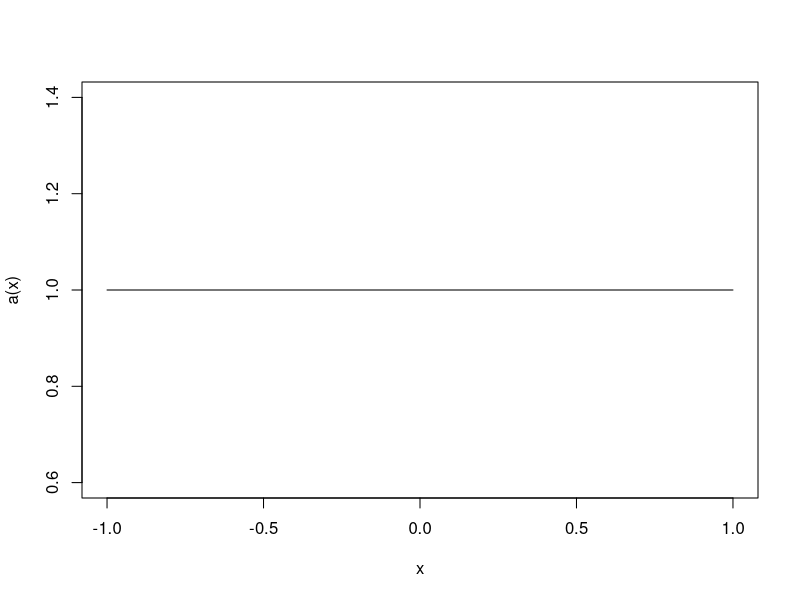

R code for this plot: (Note: this script raises an error after producing the figure.)
getwd()
setwd("//ihtech.com/fs01/home/alp2/KBiskobing/Desktop/School/MSA8190")

# 1
f<-function(x){
  y<-x
  pts<-length(x)
  for(i in 1:pts){
    ifelse(x[i]<(-2), y[i]<-0,
           ifelse(x[i]<2, y[i]<-0.25,
                  ifelse(x[i]>=2, y[i]<-1
                  )))
  }
  return(y)
}

integrate(f, lower=-2, upper=1.8)
integrate(f, lower=-1.4, upper=2)
integrate(f, lower=-2, upper=2)
integrate(f, lower=-1, upper=1)


# 2
D(expression(1-exp(-2*x)), 'x')

0
D(expression(0.2*x),'x')
D(expression(0.04*x+0.64),'x')
1

# 3 
a<-function(x){
  y<-x
  pts<-length(x)
  for(i in 1:pts){
    y[i]<-integrate(function(x) (1.5*x^2), lower=-1, upper=1)$val
  }
  return(y)
}
curve(a, from=-1, to=1, n=1001)
integrate(function(x) x*(1.5*x^2), lower=-1, upper=1)
integrate(function(x) x^2*(1.5*x^2), lower=-1, upper=1)

# 4
(1.5+2.2)/2
((2.2-1.5)^2)/12
(2-1.5)/(2.2-1.5)

0  
(x-1.5)/(0.7)
1

#5
qnorm(0.9)
qnorm(0.5)
qnorm(0.1, lower.tail=FALSE)
qnorm(0.9, lower.tail=FALSE)

qnorm(0.8+pnorm(-1.1))
pnorm(1.519376)-pnorm(-1.1) #validate answer

#6
qnorm(0.05)
qnorm(0.95)

qnorm(0.005)
qnorm(0.995)

qnorm(0.151)
qnorm(0.849)

qnorm(0.00135)
qnorm(0.99865)

#7
pnorm(12,12.4, 0.1)
pnorm(12.1,12.4, 0.1)+pnorm(12.6,12.1, 0.1, lower.tail=FALSE)
-2.575*0.1+12.4
2.575*0.1+12.4
#(12.1425, 12.6575)

#8
1-0.999
0.001*5000 #since =5 can't use normal approximation
pbinom(10, 5000, 0.001, lower.tail=FALSE)

#9
0.4*1000
ppois(350, 400, lower.tail=FALSE)
350-400/sqrt(400)
pnorm(330)

#10
pexp(10000, 0.0003, lower.tail=FALSE)
pexp(7000, 0.0003)

#11 ###?????
dexp(0, 2*(1/15))
pexp(1, (2/3)*(1/15), lower.tail=FALSE) 
pexp(1, (2/3)*(1/15))-pexp(1, (1/3)*(1/15))
qexp(0.05, 1/15)
qexp(0.05, 1/15, lower.tail=FALSE)
#(0.76 mins - 44.93 mins)

#12
30/60
#1 message every 2 seconds
5*2 #10 secs for a packet to form mean & variance
ppois(10, 10)
ppois(5, 10)

#13
100/20 #5 minutes
(80/20)-(50/20)
ppois(3, 5 ,lower.tail=FALSE)

#14
mu<-700*gamma(1+(1/2))
700^2*gamma(1+(2/2))-700^2*gamma(1+(1/2))^2
pweibull(mu,2,700,lower.tail=FALSE)

#15
#P(x>10)
plnorm(10, 0.5, 1, lower.tail=FALSE)
qlnorm(0.5, 0.5, 1)
exp((0.5+1)/2)
exp(2*0.5+1)*(exp(1)-1)
